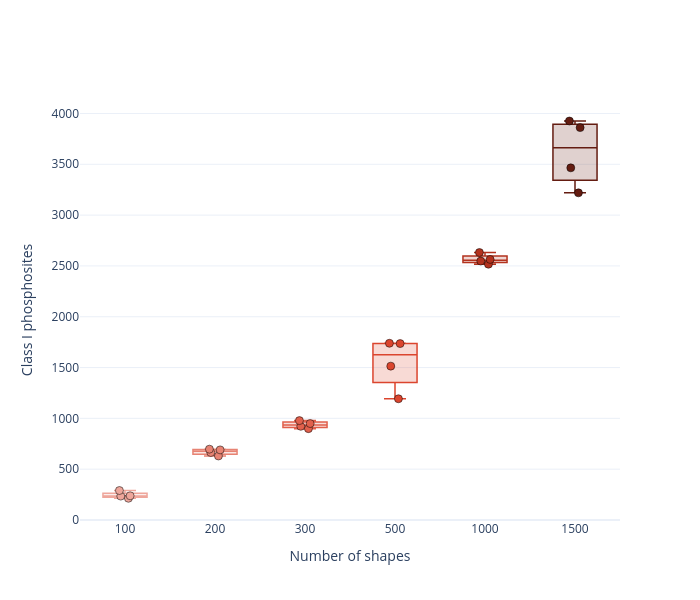

Notebook code cell kept with this figure:
### Markdown cell above
# Figure 5b
Class I phosphosite depth as a function of number of microdissected shapes (n=4 per shape number). Strict per-run Class I, multiplicity collapsed, localization enforced.

### Code cell
# Figure 5b - Class I phosphosite depth vs shape number (box + points, n=4).
counts = {n: list(count_sites_per_sample_ptm_report(shapes[n]).values()) for n in SHAPE_ORDER}
summary = pd.DataFrame({'mean': [int(np.mean(counts[n])) for n in SHAPE_ORDER],
                        'median': [int(np.median(counts[n])) for n in SHAPE_ORDER],
                        'CV%': [round(100*np.std(counts[n], ddof=1)/np.mean(counts[n]), 1) for n in SHAPE_ORDER]},
                       index=SHAPE_ORDER)
summary.index.name = 'shapes'
print(summary.to_string())

fig = go.Figure()
for i, n in enumerate(SHAPE_ORDER):
    ys = counts[n]
    fig.add_trace(go.Box(y=ys, x=[str(n)]*len(ys), name=str(n), boxpoints='all', jitter=0.3, pointpos=0,
        marker=dict(size=8, color=SHAPE_COLORS[i], line=dict(width=0.5, color='black')),
        line=dict(color=SHAPE_COLORS[i], width=1.5), fillcolor=_hex_to_rgba(SHAPE_COLORS[i], 0.2), showlegend=False))
fig.update_layout(width=700, height=600, template='plotly_white',
                  xaxis_title='Number of shapes', yaxis_title='Class I phosphosites')
fig.update_xaxes(categoryorder='array', categoryarray=[str(n) for n in SHAPE_ORDER])
fig.update_yaxes(rangemode='tozero')
fig.show()
fig.write_image(r'D:\Projects\nanoPhos\figures_upd\figure5\figure5b.pdf', width=600, height=600)

### Figure 1 — Plotly figure (JSON) as saved in the notebook; plotly's stock layout.template omitted (floating-point values rounded to 4 significant figures)
{"data": [{"boxpoints": "all", "fillcolor": "rgba(238, 166, 155, 0.2)", "jitter": 0.3, "line": {"color": "#EEA69B", "width": 1.5}, "marker": {"color": "#EEA69B", "line": {"color": "black", "width": 0.5}, "size": 8}, "name": "100", "pointpos": 0, "showlegend": false, "type": "box", "x": ["100", "100", "100", "100"], "y": [238, 290, 214, 235]}, {"boxpoints": "all", "fillcolor": "rgba(231, 131, 115, 0.2)", "jitter": 0.3, "line": {"color": "#E78373", "width": 1.5}, "marker": {"color": "#E78373", "line": {"color": "black", "width": 0.5}, "size": 8}, "name": "200", "pointpos": 0, "showlegend": false, "type": "box", "x": ["200", "200", "200", "200"], "y": [697, 664, 690, 630]}, {"boxpoints": "all", "fillcolor": "rgba(225, 96, 76, 0.2)", "jitter": 0.3, "line": {"color": "#E1604C", "width": 1.5}, "marker": {"color": "#E1604C", "line": {"color": "black", "width": 0.5}, "size": 8}, "name": "300", "pointpos": 0, "showlegend": false, "type": "box", "x": ["300", "300", "300", "300"], "y": [949, 922, 899, 978]}, {"boxpoints": "all", "fillcolor": "rgba(219, 69, 46, 0.2)", "jitter": 0.3, "line": {"color": "#DB452E", "width": 1.5}, "marker": {"color": "#DB452E", "line": {"color": "black", "width": 0.5}, "size": 8}, "name": "500", "pointpos": 0, "showlegend": false, "type": "box", "x": ["500", "500", "500", "500"], "y": [1736, 1739, 1514, 1193]}, {"boxpoints": "all", "fillcolor": "rgba(179, 50, 30, 0.2)", "jitter": 0.3, "line": {"color": "#B3321E", "width": 1.5}, "marker": {"color": "#B3321E", "line": {"color": "black", "width": 0.5}, "size": 8}, "name": "1000", "pointpos": 0, "showlegend": false, "type": "box", "x": ["1000", "1000", "1000", "1000"], "y": [2632, 2517, 2548, 2564]}, {"boxpoints": "all", "fillcolor": "rgba(100, 28, 17, 0.2)", "jitter": 0.3, "line": {"color": "#641C11", "width": 1.5}, "marker": {"color": "#641C11", "line": {"color": "black", "width": 0.5}, "size": 8}, "name": "1500", "pointpos": 0, "showlegend": false, "type": "box", "x": ["1500", "1500", "1500", "1500"], "y": [3219, 3926, 3861, 3465]}], "layout": {"height": 600, "width": 700, "xaxis": {"categoryarray": ["100", "200", "300", "500", "1000", "1500"], "categoryorder": "array", "title": {"text": "Number of shapes"}}, "yaxis": {"rangemode": "tozero", "title": {"text": "Class I phosphosites"}}}}
